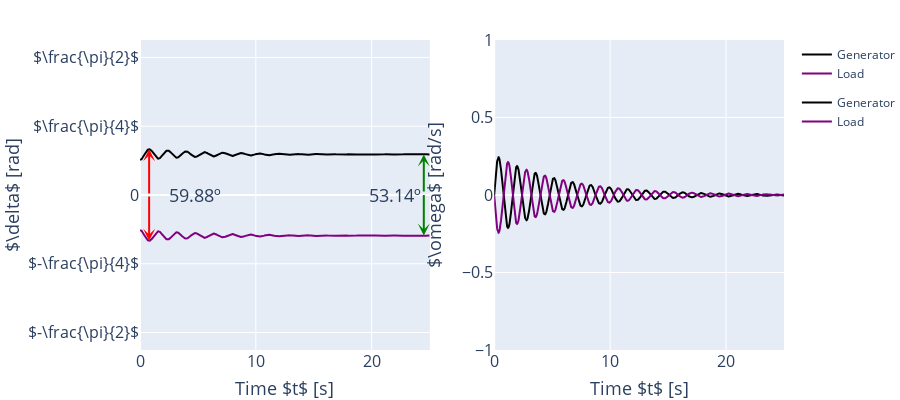

Notebook cell for this chart:
### Code cell
# Create a subplot with 1 row and 2 columns
fig = make_subplots(rows=1, cols=2, subplot_titles=[r'Torque angle', 'Angular velocity'], shared_yaxes=False)

fig.add_trace(go.Scatter(x=time, y=res[0, :], mode='lines', name='Generator', line=dict(color='black', width=2), legendgroup='1'), row=1, col=1)
fig.add_trace(go.Scatter(x=time, y=res[2, :], mode='lines', name='Load', line=dict(color='purple', width=2), legendgroup='1'), row=1, col=1)

fig.update_xaxes(title_text='Time $t$ [s]', row=1, col=1, tickfont=dict(size=16), title_font=dict(size=18))
fig.update_yaxes(title_text='$\delta$ [rad]', range=[-np.pi/2-0.2, np.pi/2+0.2], tickvals=[-np.pi/2, -np.pi/4, 0, np.pi/4, np.pi/2], ticktext=[r'$-\frac{\pi}{2}$', r'$-\frac{\pi}{4}$', '0', r'$\frac{\pi}{4}$', r'$\frac{\pi}{2}$'], row=1, col=1, tickfont=dict(size=16), title_font=dict(size=18))

fig.add_trace(go.Scatter(x=time, y=res[1, :], mode='lines', name='Generator', line=dict(color='black', width=2), legendgroup='2'), row=1, col=2)
fig.add_trace(go.Scatter(x=time, y=res[3, :], mode='lines', name='Load', line=dict(color='purple', width=2), legendgroup='2'), row=1, col=2)

fig.update_xaxes(title_text='Time $t$ [s]', row=1, col=2, tickfont=dict(size=16), title_font=dict(size=18))
fig.update_yaxes(title_text='$\omega$ [rad/s]', range=[-1, 1], row=1, col=2, tickfont=dict(size=16), title_font=dict(size=18))

arrow1 = go.layout.Annotation(dict(x=24.5, y=res[0, -1], xref="x", yref="y",text="", showarrow=True, axref="x", ayref='y', ax=24.5, ay=0, arrowhead=3, arrowwidth=2, arrowcolor='green'))
arrow2 = go.layout.Annotation(dict(x=24.5, y=res[2, -1], xref="x", yref="y",text="", showarrow=True, axref="x", ayref='y', ax=24.5, ay=0, arrowhead=3, arrowwidth=2, arrowcolor='green'))

fig.update_layout(annotations=[arrow1, arrow2])

l = time[np.argmax(res[0, :] - res[2, :])]
x_end = [24.5, 24.5, l, l]
y_end = [res[0, -1], res[2, -1], np.max(res[0, :]), np.min(res[2, :])]
x_start = [24.5, 24.5, l, l]
y_start = [0, 0, 0, 0]

fig.update_layout(annotations=[go.layout.Annotation(dict(x=x0, y=y0, xref="x", yref="y", text="", showarrow=True, axref="x", ayref='y', ax=x1, ay=y1, arrowhead=3, arrowwidth=2, arrowcolor='red',)) for x0,y0,x1,y1 in zip(x_end, y_end, x_start, y_start)])

fig.add_annotation(text=r"{:.2f}º".format((res[0, -1] - res[2, -1])*180/np.pi), x=22, y=0.0, showarrow=False, font=dict(size=18), xref="x", yref="y")
fig.add_annotation(text=r"{:.2f}º".format((np.max(res[0, :] - res[2, :]))*180/np.pi), x=l + 4, y=0.0, showarrow=False, font=dict(size=18), xref="x", yref="y")


fig.update_layout(height=400, width=900, margin=dict(l=0, r=0, t=40, b=0))
fig.show()

### Figure 1 — Plotly figure (JSON) as saved in the notebook; plotly's stock layout.template omitted (floating-point values rounded to 4 significant figures; data arrays with more than 128 entries replaced by an {"elided": "..."} marker saying what was removed)
{"data": [{"legendgroup": "1", "line": {"color": "black", "width": 2}, "mode": "lines", "name": "Generator", "type": "scatter", "x": {"elided": "2000 float values"}, "xaxis": "x", "y": {"elided": "2000 float values"}, "yaxis": "y"}, {"legendgroup": "1", "line": {"color": "purple", "width": 2}, "mode": "lines", "name": "Load", "type": "scatter", "x": {"elided": "2000 float values"}, "xaxis": "x", "y": {"elided": "2000 float values"}, "yaxis": "y"}, {"legendgroup": "2", "line": {"color": "black", "width": 2}, "mode": "lines", "name": "Generator", "type": "scatter", "x": {"elided": "2000 float values"}, "xaxis": "x2", "y": {"elided": "2000 float values"}, "yaxis": "y2"}, {"legendgroup": "2", "line": {"color": "purple", "width": 2}, "mode": "lines", "name": "Load", "type": "scatter", "x": {"elided": "2000 float values"}, "xaxis": "x2", "y": {"elided": "2000 float values"}, "yaxis": "y2"}], "layout": {"annotations": [{"arrowcolor": "green", "arrowhead": 3, "arrowwidth": 2, "ax": 24.5, "axref": "x", "ay": 0, "ayref": "y", "font": {"size": 16}, "showarrow": true, "text": "", "x": 24.5, "xanchor": "center", "xref": "x", "y": 0.4637, "yanchor": "bottom", "yref": "y"}, {"arrowcolor": "green", "arrowhead": 3, "arrowwidth": 2, "ax": 24.5, "axref": "x", "ay": 0, "ayref": "y", "font": {"size": 16}, "showarrow": true, "text": "", "x": 24.5, "xanchor": "center", "xref": "x", "y": -0.4637, "yanchor": "bottom", "yref": "y"}, {"arrowcolor": "red", "arrowhead": 3, "arrowwidth": 2, "ax": 0.7879, "axref": "x", "ay": 0, "ayref": "y", "showarrow": true, "text": "", "x": 0.7879, "xref": "x", "y": 0.5225, "yref": "y"}, {"arrowcolor": "red", "arrowhead": 3, "arrowwidth": 2, "ax": 0.7879, "axref": "x", "ay": 0, "ayref": "y", "showarrow": true, "text": "", "x": 0.7879, "xref": "x", "y": -0.5225, "yref": "y"}, {"font": {"size": 18}, "showarrow": false, "text": "53.14º", "x": 22, "xref": "x", "y": 0, "yref": "y"}, {"font": {"size": 18}, "showarrow": false, "text": "59.88º", "x": 4.788, "xref": "x", "y": 0, "yref": "y"}], "height": 400, "margin": {"b": 0, "l": 0, "r": 0, "t": 40}, "width": 900, "xaxis": {"anchor": "y", "domain": [0, 0.45], "tickfont": {"size": 16}, "title": {"font": {"size": 18}, "text": "Time $t$ [s]"}}, "xaxis2": {"anchor": "y2", "domain": [0.55, 1], "tickfont": {"size": 16}, "title": {"font": {"size": 18}, "text": "Time $t$ [s]"}}, "yaxis": {"anchor": "x", "domain": [0, 1], "range": [-1.771, 1.771], "tickfont": {"size": 16}, "ticktext": ["$-\\frac{\\pi}{2}$", "$-\\frac{\\pi}{4}$", "0", "$\\frac{\\pi}{4}$", "$\\frac{\\pi}{2}$"], "tickvals": [-1.571, -0.7854, 0, 0.7854, 1.571], "title": {"font": {"size": 18}, "text": "$\\delta$ [rad]"}}, "yaxis2": {"anchor": "x2", "domain": [0, 1], "range": [-1, 1], "tickfont": {"size": 16}, "title": {"font": {"size": 18}, "text": "$\\omega$ [rad/s]"}}}}
